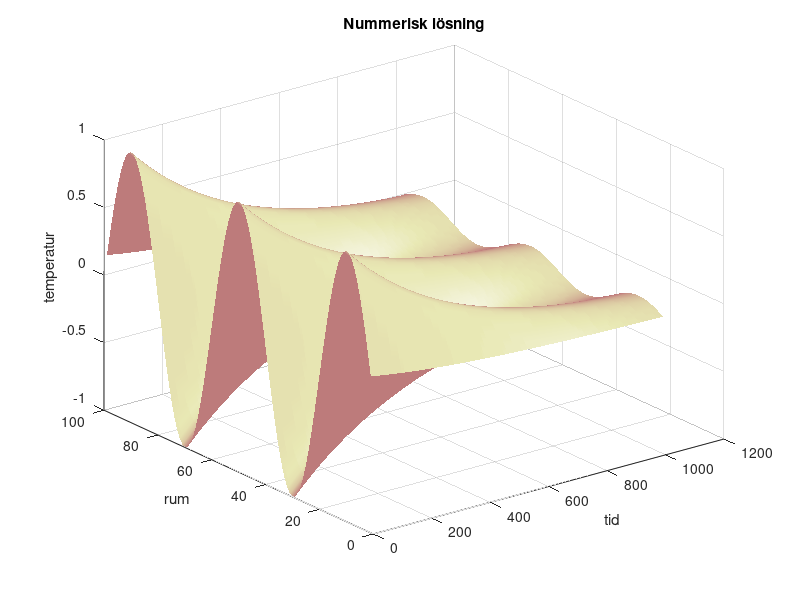
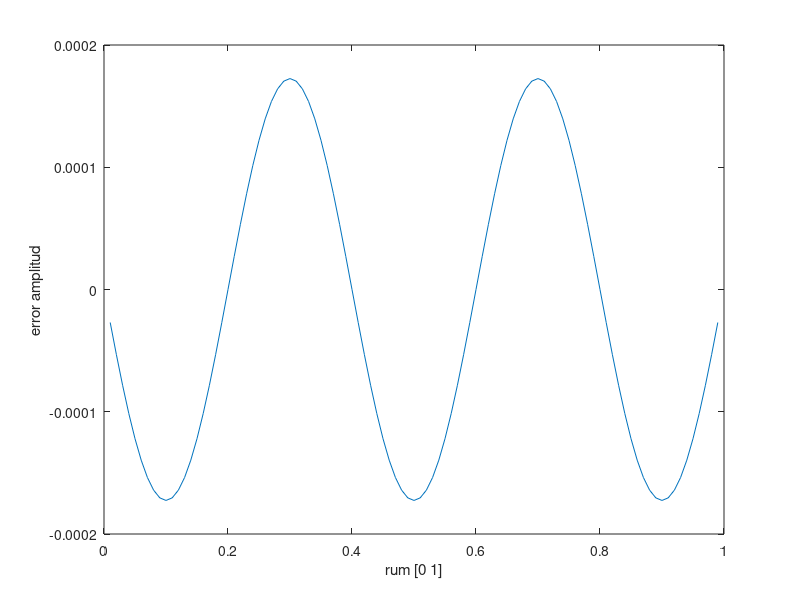

Write the MATLAB code that produced these figures, in order.
%% P2A U3c
% Jämför Analytisk och Nummerisk lösning, om korrekt genomförd
% förväntas högst på fel ca 10^-4 med dt = 10^-5;
clearvars, clc, close all

% Parametrar
D    = 1;
T_L  = @(t) 0; 
T_R  = @(t) 0;
F    = @(x,t) 0;
U0   = @(x) sin(5*pi*x);
W    = @(x,t) sin(5*pi*x) .* exp(-D*(5*pi)^2 * t);

% Diskretisering av tid
dt     = 10^-5;
T_slut = 0.01;
T      = 0:dt:T_slut;

% Diskretisering av rum
N      = 100;
x0     = 0;
xN     = 1;
dx     = (xN - x0) / N;
x      = linspace(x0, xN, N+1);
xi     = x(2:end-1);

% Matris
sigma = D / dx^2;
A     = diag( -2*sigma * ones(N-1, 1)) ...  % Off-Center
      + diag( sigma * ones(N-2, 1), 1) ...  % Center
      + diag( sigma * ones(N-2, 1), -1);    % Off-Center

% Nummerisk lösning: U genom rum (y-led) och tid (x-led)
U = zeros(length(xi), length(T));

U(:, 1) = U0(xi);
for i = 1:length(T)-1
   U(:, i+1) = U(:, i) + dt*( A*U(:,i) );
end

% Felet
xi_col = xi(:);
err = W(xi_col, T_slut) - U(:, end);
max(err)

% 3D plott nummerisk lösning
surfl(U)
colormap(pink)
shading interp
title("Nummerisk lösning")
xlabel("tid")
ylabel("rum")
zlabel("temperatur")

% Plott av felet
figure;
plot(xi, err)
ylabel("error amplitud")
xlabel("rum [0 1]")
